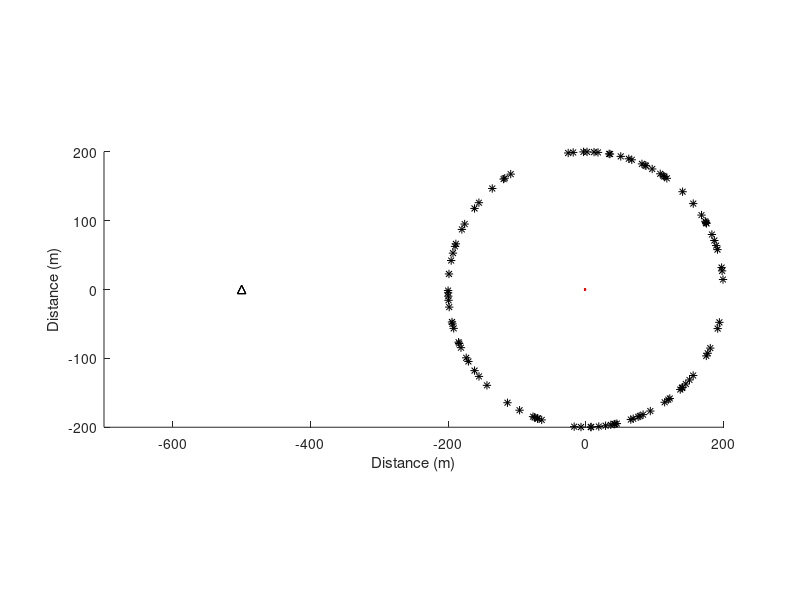
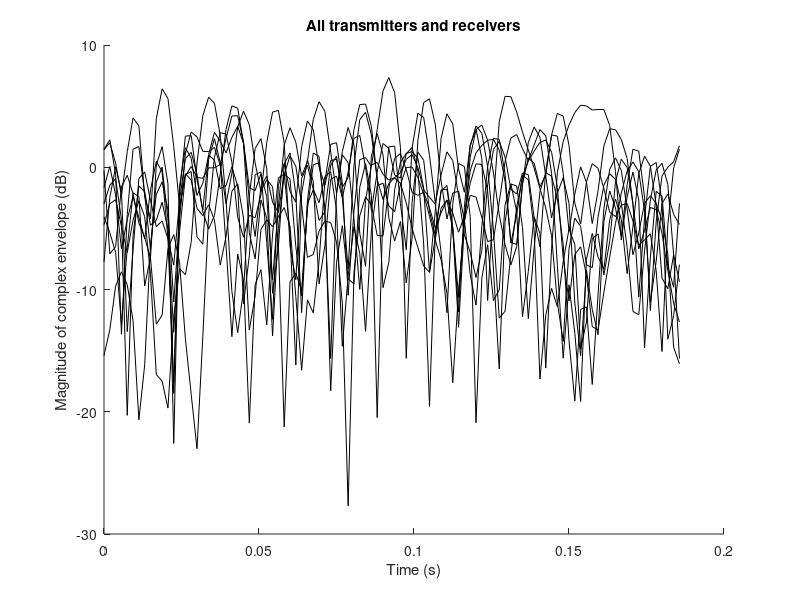
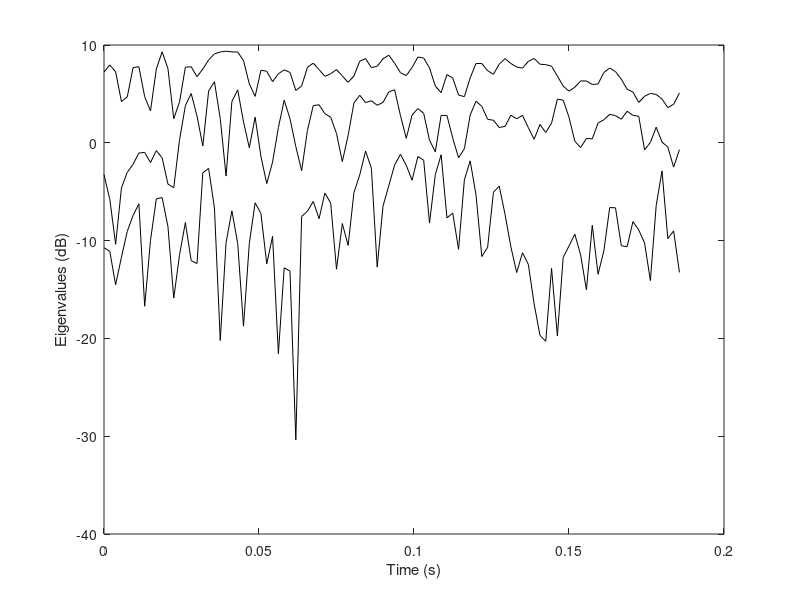

The MATLAB script that drew these images, in order: (Note: this script raises an error after producing the figures.)
%
% project1021   % MIMO scenario. MS moving. large antenna separation
%
% =======================================================================
% Initialize 
% =======================================================================
clear
close all
clc
% =======================================================================
% basic inputs 
% =======================================================================
fc=2000;         % MHz  Carrier frequency
F=8;             % sampling rate: fraction of wave length
V=10;            %  m/s MS1 speed
Nsamples=100   % Number of samples
NSC=100;         % Number of scatterers
avPower=0;     % 2*sigma^2  Rx average power

% =======================================================================
% indirect parameters 
% =======================================================================
lambdac=300/fc;    % m wavelength
Dx=lambdac/F;      % m sampling spacing
ts=Dx/V;          % s time sampling interval
fs=1/ts;           % Hz sampling frequency
kc=2*pi/lambdac;   % propagation constant
a=sqrt(10.^(avPower/10)/NSC)  % magnitude of echoes
fm=V/lambdac                % max Doppler shift
timeaxis=ts.*[0:Nsamples-1];
% =======================================================================
% geometric inputs 
% =======================================================================

dBS=500;
angleBS=180;        
BSx=dBS*cosd(angleBS) % location of transmitter (BS) x-coordinate
BSy=dBS*sind(angleBS)  % location of transmitter (BS) y-coordinate

fig=figure;    % Open scenario plot
hold on

% =======================================================================
% Transmitter geometry
% =======================================================================
N_tx=3;             % Transmitter antennas number.
delta_tx=lambdac;   % Distance between adjacent transmitter antennas (m).
epsilon=0;          % Angle between Y-axis and the transmitter antennas axis (deg).

BS_epaxis=(-(N_tx-1)/2:(N_tx-1)/2)*delta_tx;
BSxi=(BS_epaxis*sind(180-epsilon))+BSx;
BSyi=(BS_epaxis*cosd(180-epsilon))+BSy;
plot(BSxi,BSyi,'k^')

% Mobile geometry
N_rx=3;             % No. of MS antennas 
delta_rx=lambdac;   % Distance between adjacent mobile antennas (m).

MSyi=(-(N_rx-1)/2:(N_rx-1)/2)*delta_rx;

%===================================================

MS0=-V*timeaxis(end)/2;        % initial location of receiver (MS) x-coordinate

MSx=MS0+V.*timeaxis;  % MS route along x-axis
MSy=zeros(Nsamples,1);  % MS route along x-axis (y=0)
plot(MSx,MSy,'r')
%===================================================

plot(repmat(MS0,1,length(MSyi)),MSyi,'r.')
%===================================================
MINx=min(min([BSxi MSx]))-200;
MAXx=max(max([BSxi MSx]))+200;
MINy=min(min(min([BSyi MSy'])))-200;
MAXy=max(max(max([BSyi MSy'])))+200;
axis([MINx MAXx MINy MAXy])
axis equal

% locations of point scatterers =========================================

minalpha=0;
maxalpha=360;

D=200;                        % radius from origin
alpha=rand(NSC,1)*(maxalpha-minalpha)+minalpha;        % random draw of angles of arrival

SCx=D.*cosd(alpha);
SCy=D.*sind(alpha);

plot(SCx,SCy,'k*')
xlabel('Distance (m)')
ylabel('Distance (m)')

% =======================================================================
% calculate distance matrix 

distBSSC=cell(N_tx,1);
distBSSCext=cell(N_tx,1);
for ii=1:N_tx
    distBSSC{ii}=sqrt((BSxi(ii)-SCx).^2+(BSyi(ii)-SCy).^2);;
    distBSSCext{ii}=repmat(distBSSC{ii},[1 Nsamples]);
end

dist_BSCMS=cell(1,N_rx);
for ii=1:N_rx
    distSCMS{ii}=sqrt((repmat(SCx,1,Nsamples)-repmat(MSx,NSC,1)).^2+(repmat(SCy,1,Nsamples)-MSyi(ii)).^2);
end

distBSSCMS=cell(N_tx,N_rx);
for ii=1:N_tx
    for jj=1:N_rx
        distBSSCMS{ii,jj}=distBSSCext{ii}+distSCMS{jj};
    end
end

% =======================================================================
% calculate complex envelope 
% =======================================================================
ray=cell(N_tx,N_rx);
r=cell(N_tx,N_rx);
figure,hold
for ii=1:N_tx
    for jj=1:N_rx
        ray{ii,jj}=a*exp(-j*kc*distBSSCMS{ii,jj});
        r{ii,jj}=sum(ray{ii,jj});
        plot(timeaxis,20*log10(abs(r{ii,jj})),'k')        
    end
end
xlabel('Time (s)')
ylabel('Magnitude of complex envelope (dB)')
title('All transmitters and receivers')

% =======================================================================
% convert cell data structure into a matrix
% =======================================================================
H=zeros(N_tx,N_rx,Nsamples);

for ii=1:N_tx
    for jj=1:N_rx
        H(ii,jj,:)=r{ii,jj}; 
    end
end

% calculate eigenvalues

Neigens=min(N_tx,N_rx);
eigens=zeros(Neigens,Nsamples);
for ii=1:Nsamples
    eigens(:,ii)=svd(H(:,:,ii));
end

eigens=eigens.^2;  % before they were singular values, now eigenvalues

figure,plot(timeaxis,10*log10(eigens),'k')
xlabel('Time (s)')
ylabel('Eigenvalues (dB)')

CDFx=[];
CDFy=[];
for ii=1:min(N_tx,N_rx)
    [x,y]=fCDF(eigens(ii,:));
    CDFx=[CDFx, x'];
    CDFy=[CDFy, y'];
end
figure,semilogy(10*log10(CDFx),CDFy)
xlabel('Eigenvalues (dB)')
ylabel('Probability the abscissa is not exceeded')


% ======================================================================
% claculate capacity time-series with equal power assingment to all models 

SNR=20;   % Signal to noise ratio in dB
snr=10^(0.1*SNR);

CSISO=log2(1+snr.*abs(r{1,1}).^2);
CMIMO=log2(1+snr.*eigens./Neigens);

figure,plot(timeaxis,CMIMO,'k:',timeaxis,sum(CMIMO),'k',timeaxis,CSISO,'k.-')
xlabel('Time (s)')
ylabel('Capacity (b/s/Hz)')
legend('MIMO channels ','Overall MIMO','SISO')


[xMIMO,yMIMO]=fCDF(sum(CMIMO));
[xSISO,ySISO]=fCDF(CSISO);
figure,semilogy(xMIMO,yMIMO,'k',xSISO,ySISO,'k.-')
xlabel('Capacity (b/s/Hz)')
ylabel('Probability the abscissa is not exceeded')
legend('MIMO','SISO')

% ======================================================================
% calculate RMIMO

RMIMO=zeros(N_tx*N_rx,N_tx*N_rx);
row=1;
col=1;
for ii=1:N_tx
    for jj=1:N_rx
        for kk=1:N_tx
            for mm=1:N_rx
                auxx=corrcoef(r{ii,jj},r{kk,mm});
                RMIMO(row,col)=auxx(1,2);
                col=col+1;
            end
        end
        row=row+1;
        col=1;
    end
end

save RMIMO RMIMO

% ========================================================================
% BS side correlations
% ========================================================================

RBS=zeros(N_tx,N_tx);
for ii=1:N_tx
    for kk=1:N_tx
        auxx=corrcoef(r{ii,1},r{kk,1});
        RBS(ii,kk)=auxx(1,2);
    end
end
RBS
% ========================================================================
% MS side correlations
% ========================================================================

RMS=zeros(N_rx,N_rx);
for ii=1:N_rx
    for kk=1:N_rx
        auxx=corrcoef(r{1,ii},r{1,kk});
        RMS(ii,kk)=auxx(1,2);
    end
end
RMS

% =======================================================================
RMIMOkron=kron(RBS,RMS)

abs(RMIMO)-abs(RMIMOkron)

abs(RMIMO-RMIMOkron)

